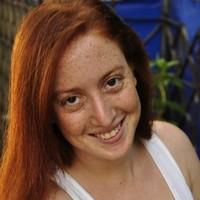
#> input picture ai/image/0.jpeg, 200 x 200 px
$ python image2s.py
#> lines starting #> are read from the running program, lines starting #| are printed output that depends on the picture; after the words box and inside, x2 and y2 are one past the last pixel; in counts of white or black regions, pixels touching at a corner belong together
import cv2
import numpy as np

def color_space_conversion(image):
    # Convert the image from BGR to RGB
    rgb_image = cv2.cvtColor(image, cv2.COLOR_BGR2RGB)
    return rgb_image

def image_thresholding(image):
    # Convert the image to grayscale
    gray_image = cv2.cvtColor(image, cv2.COLOR_BGR2GRAY)
    # Apply Otsu's thresholding
    _, thresholded_image = cv2.threshold(gray_image, 0, 255, cv2.THRESH_BINARY + cv2.THRESH_OTSU)
    return thresholded_image

def smoothing_image(image):
    # Apply Gaussian blur
    blurred_image = cv2.GaussianBlur(image, (5, 5), 0)
    return blurred_image

def find_and_draw_contours(image):
    # Convert the image to grayscale
    gray_image = cv2.cvtColor(image, cv2.COLOR_BGR2GRAY)
    # Find contours in the image
    contours, _ = cv2.findContours(gray_image, cv2.RETR_EXTERNAL, cv2.CHAIN_APPROX_SIMPLE)
    # Draw the contours on the image
    cv2.drawContours(image, contours, -1, (0, 255, 0), 3)
    return image

def apply_filter(image):
    # Apply a simple linear filter (here we use a 5x5 averaging filter)
    kernel = np.ones((5, 5), np.float32) / 25
    filtered_image = cv2.filter2D(image, -1, kernel)
    return filtered_image

file = '0.jpeg'

# Load the image
image = cv2.imread(file)
#> image is the input picture: shape (200, 200, 3); mean B, G, R 60.5, 75.4, 106.5

image = color_space_conversion(image) #for the thresholding to work properly

cv2.namedWindow('image thresholding original', cv2.WINDOW_NORMAL)
cv2.resizeWindow('image thresholding', 400, 400)
cv2.imshow('image thresholding original', image_thresholding(image))
#> in image_thresholding, `gray_image = cv2.cvtColor(image, cv2.COLOR_BGR2GRAY)`:
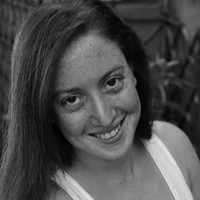
#> gray_image: shape (200, 200); min 1, max 228, mean 74.5
#> in image_thresholding, `_, thresholded_image = cv2.threshold(gray_image, 0, 255, cv2.THRESH_BI..`:
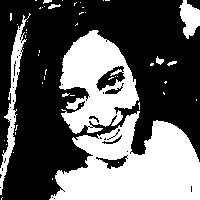
#> thresholded_image: shape (200, 200); 37.9% white; 52 white regions (44 under 20 px), largest, box (x1, y1, x2, y2) and area: (49, 111, 200, 200) 8401, (59, 30, 139, 134) 4855, (0, 13, 31, 195) 1101

cv2.namedWindow('image smoothing', cv2.WINDOW_NORMAL)
cv2.resizeWindow('image smoothing', 400, 400)
cv2.imshow('image smoothing', smoothing_image(image))

cv2.namedWindow('image thresholding smoothed', cv2.WINDOW_NORMAL)
cv2.resizeWindow('image thresholding smoothed', 400, 400)
cv2.imshow('image thresholding smoothed', image_thresholding(smoothing_image(image)))
#> in image_thresholding (call 2), `_, thresholded_image = cv2.threshold(gray_image, 0, 255, cv2.THRESH_BI..`:
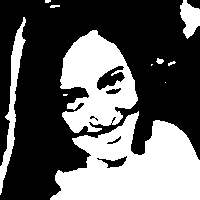
#> thresholded_image: shape (200, 200); 37.7% white; 11 white regions (4 under 20 px), largest, box (x1, y1, x2, y2) and area: (50, 111, 200, 200) 8471, (60, 30, 138, 133) 4843, (0, 17, 26, 195) 1152

# [24 lines of commented-out code are left out]

cv2.waitKey(0)
cv2.destroyAllWindows()
